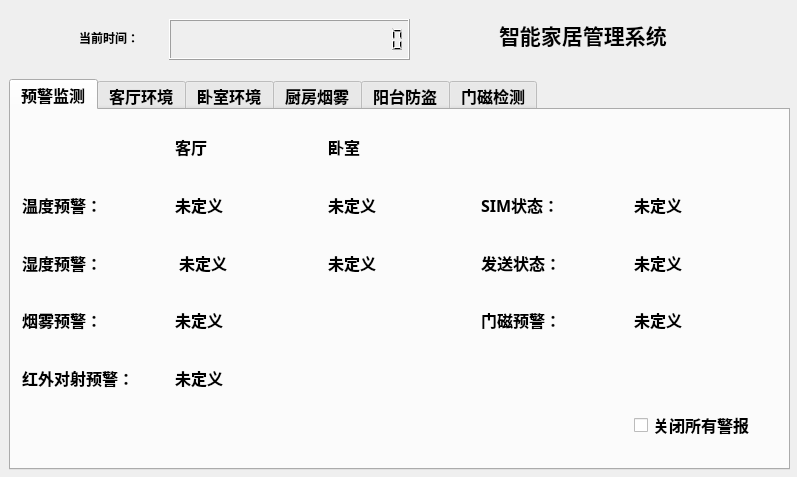
<?xml version="1.0" encoding="UTF-8"?>
<ui version="4.0">
 <class>myWidget</class>
 <widget class="QWidget" name="myWidget">
  <property name="geometry">
   <rect>
    <x>0</x>
    <y>0</y>
    <width>797</width>
    <height>477</height>
   </rect>
  </property>
  <property name="windowTitle">
   <string>myWidget</string>
  </property>
  <widget class="QFrame" name="frame">
   <property name="geometry">
    <rect>
     <x>9</x>
     <y>9</y>
     <width>781</width>
     <height>61</height>
    </rect>
   </property>
   <property name="styleSheet">
    <string notr="true">#frame{
border-image: url(:/images/40b1OOOPICbb.jpg);
}</string>
   </property>
   <property name="frameShape">
    <enum>QFrame::NoFrame</enum>
   </property>
   <property name="frameShadow">
    <enum>QFrame::Raised</enum>
   </property>
   <widget class="QLabel" name="label">
    <property name="geometry">
     <rect>
      <x>70</x>
      <y>20</y>
      <width>74</width>
      <height>18</height>
     </rect>
    </property>
    <property name="font">
     <font>
      <weight>75</weight>
      <bold>true</bold>
     </font>
    </property>
    <property name="text">
     <string>当前时间：</string>
    </property>
   </widget>
   <widget class="QLabel" name="label_2">
    <property name="geometry">
     <rect>
      <x>490</x>
      <y>10</y>
      <width>191</width>
      <height>31</height>
     </rect>
    </property>
    <property name="font">
     <font>
      <pointsize>16</pointsize>
      <weight>75</weight>
      <bold>true</bold>
     </font>
    </property>
    <property name="text">
     <string>智能家居管理系统</string>
    </property>
   </widget>
   <widget class="QLCDNumber" name="lcdNumber">
    <property name="geometry">
     <rect>
      <x>160</x>
      <y>10</y>
      <width>241</width>
      <height>41</height>
     </rect>
    </property>
    <property name="font">
     <font>
      <weight>75</weight>
      <bold>true</bold>
     </font>
    </property>
    <property name="midLineWidth">
     <number>0</number>
    </property>
    <property name="numDigits">
     <number>19</number>
    </property>
   </widget>
  </widget>
  <widget class="QFrame" name="frame_2">
   <property name="geometry">
    <rect>
     <x>9</x>
     <y>79</y>
     <width>781</width>
     <height>391</height>
    </rect>
   </property>
   <property name="frameShape">
    <enum>QFrame::NoFrame</enum>
   </property>
   <property name="frameShadow">
    <enum>QFrame::Raised</enum>
   </property>
   <widget class="QTabWidget" name="tabWidget">
    <property name="geometry">
     <rect>
      <x>0</x>
      <y>0</y>
      <width>781</width>
      <height>391</height>
     </rect>
    </property>
    <property name="font">
     <font>
      <pointsize>12</pointsize>
      <weight>75</weight>
      <bold>true</bold>
     </font>
    </property>
    <property name="styleSheet">
     <string notr="true"/>
    </property>
    <property name="currentIndex">
     <number>0</number>
    </property>
    <property name="iconSize">
     <size>
      <width>32</width>
      <height>32</height>
     </size>
    </property>
    <widget class="QWidget" name="tab">
     <attribute name="icon">
      <iconset resource="images/images.qrc">
       <normaloff>:/images/jingbao.jpg</normaloff>:/images/jingbao.jpg</iconset>
     </attribute>
     <attribute name="title">
      <string>预警监测</string>
     </attribute>
     <widget class="QFrame" name="frame_3">
      <property name="geometry">
       <rect>
        <x>0</x>
        <y>0</y>
        <width>781</width>
        <height>341</height>
       </rect>
      </property>
      <property name="styleSheet">
       <string notr="true">#frame_3{
	border-image: url(:/images/2012052412255329.jpg);
}</string>
      </property>
      <property name="frameShape">
       <enum>QFrame::NoFrame</enum>
      </property>
      <property name="frameShadow">
       <enum>QFrame::Raised</enum>
      </property>
      <layout class="QGridLayout" name="gridLayout">
       <item row="3" column="0">
        <widget class="QLabel" name="label_6">
         <property name="font">
          <font>
           <family>Agency FB</family>
           <pointsize>12</pointsize>
           <weight>75</weight>
           <bold>true</bold>
          </font>
         </property>
         <property name="text">
          <string>烟雾预警：</string>
         </property>
        </widget>
       </item>
       <item row="0" column="1">
        <widget class="QLabel" name="label_7">
         <property name="font">
          <font>
           <weight>75</weight>
           <bold>true</bold>
          </font>
         </property>
         <property name="text">
          <string>客厅</string>
         </property>
        </widget>
       </item>
       <item row="0" column="2">
        <widget class="QLabel" name="label_8">
         <property name="font">
          <font>
           <weight>75</weight>
           <bold>true</bold>
          </font>
         </property>
         <property name="text">
          <string>卧室</string>
         </property>
        </widget>
       </item>
       <item row="1" column="1">
        <widget class="QLabel" name="TemAlarmInflabel">
         <property name="font">
          <font>
           <family>Agency FB</family>
           <pointsize>12</pointsize>
           <weight>75</weight>
           <bold>true</bold>
          </font>
         </property>
         <property name="text">
          <string>未定义</string>
         </property>
        </widget>
       </item>
       <item row="1" column="2">
        <widget class="QLabel" name="TemAlarmInflabel2">
         <property name="font">
          <font>
           <family>Agency FB</family>
           <pointsize>12</pointsize>
           <weight>75</weight>
           <bold>true</bold>
          </font>
         </property>
         <property name="text">
          <string>未定义</string>
         </property>
        </widget>
       </item>
       <item row="1" column="3">
        <widget class="QLabel" name="SIMlabel">
         <property name="font">
          <font>
           <family>Agency FB</family>
           <pointsize>12</pointsize>
           <weight>75</weight>
           <bold>true</bold>
          </font>
         </property>
         <property name="text">
          <string>SIM状态：</string>
         </property>
        </widget>
       </item>
       <item row="1" column="4">
        <widget class="QLabel" name="state_sim">
         <property name="font">
          <font>
           <family>Agency FB</family>
           <pointsize>12</pointsize>
           <weight>75</weight>
           <bold>true</bold>
          </font>
         </property>
         <property name="text">
          <string>未定义</string>
         </property>
        </widget>
       </item>
       <item row="2" column="0">
        <widget class="QLabel" name="label_4">
         <property name="font">
          <font>
           <family>Agency FB</family>
           <pointsize>12</pointsize>
           <weight>75</weight>
           <bold>true</bold>
          </font>
         </property>
         <property name="text">
          <string>湿度预警：</string>
         </property>
        </widget>
       </item>
       <item row="2" column="1">
        <widget class="QLabel" name="HumAlarmInflabel">
         <property name="font">
          <font>
           <family>Agency FB</family>
           <pointsize>12</pointsize>
           <weight>75</weight>
           <bold>true</bold>
          </font>
         </property>
         <property name="text">
          <string> 未定义</string>
         </property>
        </widget>
       </item>
       <item row="2" column="2">
        <widget class="QLabel" name="HumAlarmInflabel2">
         <property name="font">
          <font>
           <family>Agency FB</family>
           <pointsize>12</pointsize>
           <weight>75</weight>
           <bold>true</bold>
          </font>
         </property>
         <property name="text">
          <string>未定义</string>
         </property>
        </widget>
       </item>
       <item row="2" column="3">
        <widget class="QLabel" name="sendstatelabel">
         <property name="font">
          <font>
           <family>Agency FB</family>
           <pointsize>12</pointsize>
           <weight>75</weight>
           <bold>true</bold>
          </font>
         </property>
         <property name="text">
          <string>发送状态：</string>
         </property>
        </widget>
       </item>
       <item row="2" column="4">
        <widget class="QLabel" name="send_msg">
         <property name="font">
          <font>
           <family>Agency FB</family>
           <pointsize>12</pointsize>
           <weight>75</weight>
           <bold>true</bold>
          </font>
         </property>
         <property name="text">
          <string>未定义</string>
         </property>
        </widget>
       </item>
       <item row="3" column="1">
        <widget class="QLabel" name="SmogAlarmInflabel">
         <property name="font">
          <font>
           <family>Agency FB</family>
           <pointsize>12</pointsize>
           <weight>75</weight>
           <bold>true</bold>
          </font>
         </property>
         <property name="text">
          <string>未定义</string>
         </property>
        </widget>
       </item>
       <item row="4" column="0">
        <widget class="QLabel" name="label_5">
         <property name="font">
          <font>
           <family>Agency FB</family>
           <pointsize>12</pointsize>
           <weight>75</weight>
           <bold>true</bold>
          </font>
         </property>
         <property name="text">
          <string>红外对射预警：</string>
         </property>
        </widget>
       </item>
       <item row="5" column="4">
        <widget class="QCheckBox" name="closeAllAlarmCheckBox">
         <property name="font">
          <font>
           <family>Agency FB</family>
           <pointsize>12</pointsize>
           <weight>75</weight>
           <bold>true</bold>
          </font>
         </property>
         <property name="text">
          <string>关闭所有警报</string>
         </property>
        </widget>
       </item>
       <item row="4" column="1">
        <widget class="QLabel" name="IrdaAlarmInflabel">
         <property name="font">
          <font>
           <family>Agency FB</family>
           <pointsize>12</pointsize>
           <weight>75</weight>
           <bold>true</bold>
          </font>
         </property>
         <property name="text">
          <string>未定义</string>
         </property>
        </widget>
       </item>
       <item row="3" column="3">
        <widget class="QLabel" name="label_11">
         <property name="font">
          <font>
           <family>Agency FB</family>
           <pointsize>12</pointsize>
           <weight>75</weight>
           <bold>true</bold>
          </font>
         </property>
         <property name="text">
          <string>门磁预警：</string>
         </property>
        </widget>
       </item>
       <item row="3" column="4">
        <widget class="QLabel" name="IntAlarmInflabel">
         <property name="font">
          <font>
           <family>Agency FB</family>
           <pointsize>12</pointsize>
           <weight>75</weight>
           <bold>true</bold>
          </font>
         </property>
         <property name="text">
          <string>未定义</string>
         </property>
        </widget>
       </item>
       <item row="1" column="0">
        <widget class="QLabel" name="label_3">
         <property name="font">
          <font>
           <family>Agency FB</family>
           <pointsize>12</pointsize>
           <weight>75</weight>
           <bold>true</bold>
          </font>
         </property>
         <property name="text">
          <string>温度预警：</string>
         </property>
        </widget>
       </item>
      </layout>
     </widget>
    </widget>
    <widget class="QWidget" name="tab_2">
     <attribute name="icon">
      <iconset resource="images/images.qrc">
       <normaloff>:/images/keting.png</normaloff>:/images/keting.png</iconset>
     </attribute>
     <attribute name="title">
      <string>客厅环境</string>
     </attribute>
     <widget class="QFrame" name="frame_4">
      <property name="geometry">
       <rect>
        <x>0</x>
        <y>0</y>
        <width>781</width>
        <height>361</height>
       </rect>
      </property>
      <property name="styleSheet">
       <string notr="true">#frame_4{
	border-image: url(:/images/2267807_180803075_2.jpg);
}</string>
      </property>
      <property name="frameShape">
       <enum>QFrame::NoFrame</enum>
      </property>
      <property name="frameShadow">
       <enum>QFrame::Raised</enum>
      </property>
      <widget class="QwtThermo" name="Thermo">
       <property name="geometry">
        <rect>
         <x>180</x>
         <y>20</y>
         <width>71</width>
         <height>191</height>
        </rect>
       </property>
       <property name="alarmColor">
        <color>
         <red>255</red>
         <green>0</green>
         <blue>0</blue>
        </color>
       </property>
       <property name="alarmEnabled">
        <bool>true</bool>
       </property>
       <property name="alarmLevel">
        <double>30.000000000000000</double>
       </property>
       <property name="scalePosition">
        <enum>QwtThermo::LeftScale</enum>
       </property>
       <property name="borderWidth">
        <number>2</number>
       </property>
       <property name="maxValue">
        <double>40.000000000000000</double>
       </property>
       <property name="minValue">
        <double>-10.000000000000000</double>
       </property>
       <property name="pipeWidth">
        <number>16</number>
       </property>
       <property name="value">
        <double>9.000000000000000</double>
       </property>
      </widget>
      <widget class="QLabel" name="TemAlarmlabel">
       <property name="geometry">
        <rect>
         <x>30</x>
         <y>240</y>
         <width>96</width>
         <height>19</height>
        </rect>
       </property>
       <property name="font">
        <font>
         <family>Agency FB</family>
         <pointsize>12</pointsize>
         <weight>75</weight>
         <bold>true</bold>
        </font>
       </property>
       <property name="text">
        <string>预警调节</string>
       </property>
      </widget>
      <widget class="QSlider" name="TemAlarmSlider1">
       <property name="geometry">
        <rect>
         <x>130</x>
         <y>240</y>
         <width>181</width>
         <height>21</height>
        </rect>
       </property>
       <property name="minimum">
        <number>-10</number>
       </property>
       <property name="maximum">
        <number>40</number>
       </property>
       <property name="orientation">
        <enum>Qt::Horizontal</enum>
       </property>
      </widget>
      <widget class="QLCDNumber" name="TempLcdNumber">
       <property name="geometry">
        <rect>
         <x>90</x>
         <y>60</y>
         <width>71</width>
         <height>31</height>
        </rect>
       </property>
       <property name="font">
        <font>
         <family>Agency FB</family>
         <pointsize>12</pointsize>
         <weight>75</weight>
         <bold>true</bold>
        </font>
       </property>
      </widget>
      <widget class="QLCDNumber" name="TemAlarmlcdNumber1">
       <property name="geometry">
        <rect>
         <x>90</x>
         <y>140</y>
         <width>71</width>
         <height>31</height>
        </rect>
       </property>
       <property name="font">
        <font>
         <family>Agency FB</family>
         <pointsize>12</pointsize>
         <weight>75</weight>
         <bold>true</bold>
        </font>
       </property>
      </widget>
      <widget class="QLabel" name="label_9">
       <property name="geometry">
        <rect>
         <x>10</x>
         <y>70</y>
         <width>66</width>
         <height>17</height>
        </rect>
       </property>
       <property name="text">
        <string>当前温度</string>
       </property>
      </widget>
      <widget class="QLabel" name="label_10">
       <property name="geometry">
        <rect>
         <x>10</x>
         <y>150</y>
         <width>66</width>
         <height>17</height>
        </rect>
       </property>
       <property name="text">
        <string>报警温度</string>
       </property>
      </widget>
      <widget class="QLabel" name="label_14">
       <property name="geometry">
        <rect>
         <x>330</x>
         <y>70</y>
         <width>66</width>
         <height>17</height>
        </rect>
       </property>
       <property name="text">
        <string>当前湿度</string>
       </property>
      </widget>
      <widget class="QLCDNumber" name="HumLcdNumber">
       <property name="geometry">
        <rect>
         <x>420</x>
         <y>70</y>
         <width>71</width>
         <height>31</height>
        </rect>
       </property>
       <property name="font">
        <font>
         <family>Agency FB</family>
         <pointsize>12</pointsize>
         <weight>75</weight>
         <bold>true</bold>
        </font>
       </property>
      </widget>
      <widget class="QwtThermo" name="Thermo_3">
       <property name="geometry">
        <rect>
         <x>490</x>
         <y>20</y>
         <width>81</width>
         <height>191</height>
        </rect>
       </property>
       <property name="alarmColor">
        <color>
         <red>255</red>
         <green>0</green>
         <blue>0</blue>
        </color>
       </property>
       <property name="alarmEnabled">
        <bool>true</bool>
       </property>
       <property name="alarmLevel">
        <double>14.000000000000000</double>
       </property>
       <property name="maxValue">
        <double>100.000000000000000</double>
       </property>
       <property name="pipeWidth">
        <number>16</number>
       </property>
       <property name="value">
        <double>56.000000000000000</double>
       </property>
      </widget>
      <widget class="QLabel" name="label_13">
       <property name="geometry">
        <rect>
         <x>330</x>
         <y>150</y>
         <width>66</width>
         <height>17</height>
        </rect>
       </property>
       <property name="text">
        <string>报警湿度</string>
       </property>
      </widget>
      <widget class="QLCDNumber" name="HumAlarmlcdNumber1">
       <property name="geometry">
        <rect>
         <x>420</x>
         <y>140</y>
         <width>71</width>
         <height>31</height>
        </rect>
       </property>
       <property name="font">
        <font>
         <family>Agency FB</family>
         <pointsize>12</pointsize>
         <weight>75</weight>
         <bold>true</bold>
        </font>
       </property>
      </widget>
      <widget class="QwtSlider" name="Slider_3">
       <property name="geometry">
        <rect>
         <x>400</x>
         <y>240</y>
         <width>211</width>
         <height>26</height>
        </rect>
       </property>
       <property name="scalePosition">
        <enum>QwtSlider::NoScale</enum>
       </property>
       <property name="thumbWidth">
        <number>20</number>
       </property>
      </widget>
     </widget>
    </widget>
    <widget class="QWidget" name="tab_3">
     <attribute name="icon">
      <iconset resource="images/images.qrc">
       <normaloff>:/images/woshi.jpg</normaloff>:/images/woshi.jpg</iconset>
     </attribute>
     <attribute name="title">
      <string>卧室环境</string>
     </attribute>
     <widget class="QFrame" name="frame_5">
      <property name="geometry">
       <rect>
        <x>0</x>
        <y>0</y>
        <width>781</width>
        <height>361</height>
       </rect>
      </property>
      <property name="styleSheet">
       <string notr="true">#frame_5{
	border-image: url(:/images/1106291534578206.jpg);
}</string>
      </property>
      <property name="frameShape">
       <enum>QFrame::NoFrame</enum>
      </property>
      <property name="frameShadow">
       <enum>QFrame::Raised</enum>
      </property>
      <widget class="QwtSlider" name="Slider_4">
       <property name="geometry">
        <rect>
         <x>380</x>
         <y>240</y>
         <width>231</width>
         <height>26</height>
        </rect>
       </property>
       <property name="thumbLength">
        <number>31</number>
       </property>
       <property name="thumbWidth">
        <number>20</number>
       </property>
      </widget>
      <widget class="QLabel" name="TemAlarmlabel_2">
       <property name="geometry">
        <rect>
         <x>40</x>
         <y>240</y>
         <width>96</width>
         <height>19</height>
        </rect>
       </property>
       <property name="font">
        <font>
         <family>Agency FB</family>
         <pointsize>12</pointsize>
         <weight>75</weight>
         <bold>true</bold>
        </font>
       </property>
       <property name="text">
        <string>预警调节</string>
       </property>
      </widget>
      <widget class="QwtThermo" name="Thermo_4">
       <property name="geometry">
        <rect>
         <x>640</x>
         <y>20</y>
         <width>81</width>
         <height>191</height>
        </rect>
       </property>
       <property name="alarmColor">
        <color>
         <red>255</red>
         <green>0</green>
         <blue>0</blue>
        </color>
       </property>
       <property name="alarmEnabled">
        <bool>true</bool>
       </property>
       <property name="alarmLevel">
        <double>40.000000000000000</double>
       </property>
       <property name="scalePosition">
        <enum>QwtThermo::RightScale</enum>
       </property>
       <property name="maxValue">
        <double>100.000000000000000</double>
       </property>
       <property name="pipeWidth">
        <number>16</number>
       </property>
       <property name="value">
        <double>17.000000000000000</double>
       </property>
      </widget>
      <widget class="QLCDNumber" name="HumLcdNumber2">
       <property name="geometry">
        <rect>
         <x>510</x>
         <y>50</y>
         <width>71</width>
         <height>31</height>
        </rect>
       </property>
       <property name="font">
        <font>
         <family>Agency FB</family>
         <pointsize>12</pointsize>
         <weight>75</weight>
         <bold>true</bold>
        </font>
       </property>
      </widget>
      <widget class="QLCDNumber" name="HumAlarmlcdNumber2">
       <property name="geometry">
        <rect>
         <x>510</x>
         <y>120</y>
         <width>71</width>
         <height>31</height>
        </rect>
       </property>
       <property name="font">
        <font>
         <family>Agency FB</family>
         <pointsize>12</pointsize>
         <weight>75</weight>
         <bold>true</bold>
        </font>
       </property>
      </widget>
      <widget class="QLabel" name="label_15">
       <property name="geometry">
        <rect>
         <x>420</x>
         <y>60</y>
         <width>66</width>
         <height>17</height>
        </rect>
       </property>
       <property name="text">
        <string>当前湿度</string>
       </property>
      </widget>
      <widget class="QLabel" name="label_16">
       <property name="geometry">
        <rect>
         <x>420</x>
         <y>130</y>
         <width>66</width>
         <height>17</height>
        </rect>
       </property>
       <property name="text">
        <string>报警湿度</string>
       </property>
      </widget>
      <widget class="QLCDNumber" name="TempLcdNumber2">
       <property name="geometry">
        <rect>
         <x>150</x>
         <y>40</y>
         <width>71</width>
         <height>31</height>
        </rect>
       </property>
       <property name="font">
        <font>
         <family>Agency FB</family>
         <pointsize>12</pointsize>
         <weight>75</weight>
         <bold>true</bold>
        </font>
       </property>
      </widget>
      <widget class="QLabel" name="label_18">
       <property name="geometry">
        <rect>
         <x>70</x>
         <y>50</y>
         <width>66</width>
         <height>17</height>
        </rect>
       </property>
       <property name="text">
        <string>当前温度</string>
       </property>
      </widget>
      <widget class="QLCDNumber" name="TemAlarmlcdNumber2">
       <property name="geometry">
        <rect>
         <x>150</x>
         <y>140</y>
         <width>71</width>
         <height>31</height>
        </rect>
       </property>
       <property name="font">
        <font>
         <family>Agency FB</family>
         <pointsize>12</pointsize>
         <weight>75</weight>
         <bold>true</bold>
        </font>
       </property>
      </widget>
      <widget class="QwtThermo" name="Thermo_2">
       <property name="geometry">
        <rect>
         <x>250</x>
         <y>30</y>
         <width>91</width>
         <height>191</height>
        </rect>
       </property>
       <property name="alarmColor">
        <color>
         <red>255</red>
         <green>0</green>
         <blue>0</blue>
        </color>
       </property>
       <property name="alarmEnabled">
        <bool>true</bool>
       </property>
       <property name="alarmLevel">
        <double>16.000000000000000</double>
       </property>
       <property name="scalePosition">
        <enum>QwtThermo::RightScale</enum>
       </property>
       <property name="borderWidth">
        <number>2</number>
       </property>
       <property name="maxValue">
        <double>40.000000000000000</double>
       </property>
       <property name="minValue">
        <double>-10.000000000000000</double>
       </property>
       <property name="pipeWidth">
        <number>16</number>
       </property>
       <property name="value">
        <double>27.000000000000000</double>
       </property>
      </widget>
      <widget class="QLabel" name="label_17">
       <property name="geometry">
        <rect>
         <x>70</x>
         <y>150</y>
         <width>66</width>
         <height>17</height>
        </rect>
       </property>
       <property name="text">
        <string>报警温度</string>
       </property>
      </widget>
      <widget class="QSlider" name="TemAlarmSlider2">
       <property name="geometry">
        <rect>
         <x>120</x>
         <y>240</y>
         <width>171</width>
         <height>21</height>
        </rect>
       </property>
       <property name="minimum">
        <number>-10</number>
       </property>
       <property name="maximum">
        <number>40</number>
       </property>
       <property name="sliderPosition">
        <number>0</number>
       </property>
       <property name="orientation">
        <enum>Qt::Horizontal</enum>
       </property>
      </widget>
     </widget>
    </widget>
    <widget class="QWidget" name="tab_4">
     <attribute name="icon">
      <iconset resource="images/images.qrc">
       <normaloff>:/images/chufang.jpg</normaloff>:/images/chufang.jpg</iconset>
     </attribute>
     <attribute name="title">
      <string>厨房烟雾</string>
     </attribute>
     <widget class="QFrame" name="frame_6">
      <property name="geometry">
       <rect>
        <x>0</x>
        <y>0</y>
        <width>781</width>
        <height>401</height>
       </rect>
      </property>
      <property name="styleSheet">
       <string notr="true">#frame_6
{
	border-image: url(:/images/512ed54b0e7c404fa60b13503c889be3e0a3.jpg);
}</string>
      </property>
      <property name="frameShape">
       <enum>QFrame::NoFrame</enum>
      </property>
      <property name="frameShadow">
       <enum>QFrame::Raised</enum>
      </property>
      <widget class="QLabel" name="SmogStatelabel">
       <property name="geometry">
        <rect>
         <x>410</x>
         <y>70</y>
         <width>61</width>
         <height>31</height>
        </rect>
       </property>
       <property name="font">
        <font>
         <family>Agency FB</family>
         <pointsize>12</pointsize>
         <weight>75</weight>
         <bold>true</bold>
        </font>
       </property>
       <property name="text">
        <string>未定义</string>
       </property>
      </widget>
      <widget class="QLabel" name="Smoglabel">
       <property name="geometry">
        <rect>
         <x>320</x>
         <y>70</y>
         <width>61</width>
         <height>31</height>
        </rect>
       </property>
       <property name="font">
        <font>
         <family>Agency FB</family>
         <pointsize>12</pointsize>
         <weight>75</weight>
         <bold>true</bold>
        </font>
       </property>
       <property name="text">
        <string>烟雾</string>
       </property>
      </widget>
     </widget>
    </widget>
    <widget class="QWidget" name="tab_5">
     <attribute name="icon">
      <iconset resource="images/images.qrc">
       <normaloff>:/images/12212.jpg</normaloff>:/images/12212.jpg</iconset>
     </attribute>
     <attribute name="title">
      <string>阳台防盗</string>
     </attribute>
     <widget class="QFrame" name="frame_7">
      <property name="geometry">
       <rect>
        <x>0</x>
        <y>0</y>
        <width>781</width>
        <height>341</height>
       </rect>
      </property>
      <property name="styleSheet">
       <string notr="true">#frame_7{
border-image: url(:/images/1348966782.1694587446.jpg);
}</string>
      </property>
      <property name="frameShape">
       <enum>QFrame::NoFrame</enum>
      </property>
      <property name="frameShadow">
       <enum>QFrame::Raised</enum>
      </property>
      <widget class="QLabel" name="IrdaStatelabel">
       <property name="geometry">
        <rect>
         <x>410</x>
         <y>30</y>
         <width>121</width>
         <height>41</height>
        </rect>
       </property>
       <property name="font">
        <font>
         <family>Agency FB</family>
         <pointsize>12</pointsize>
         <weight>75</weight>
         <bold>true</bold>
        </font>
       </property>
       <property name="text">
        <string>未定义</string>
       </property>
      </widget>
      <widget class="QLabel" name="Irdalabel">
       <property name="geometry">
        <rect>
         <x>310</x>
         <y>30</y>
         <width>81</width>
         <height>41</height>
        </rect>
       </property>
       <property name="font">
        <font>
         <family>Agency FB</family>
         <pointsize>12</pointsize>
         <weight>75</weight>
         <bold>true</bold>
        </font>
       </property>
       <property name="text">
        <string>红外对射</string>
       </property>
      </widget>
     </widget>
    </widget>
    <widget class="QWidget" name="tab_6">
     <attribute name="icon">
      <iconset resource="images/images.qrc">
       <normaloff>:/images/door.png</normaloff>:/images/door.png</iconset>
     </attribute>
     <attribute name="title">
      <string>门磁检测</string>
     </attribute>
     <widget class="QFrame" name="frame_8">
      <property name="geometry">
       <rect>
        <x>-10</x>
        <y>-10</y>
        <width>791</width>
        <height>391</height>
       </rect>
      </property>
      <property name="styleSheet">
       <string notr="true">#frame_8
{border-image: url(:/images/u28911371712301632223fm56.jpg);}</string>
      </property>
      <property name="frameShape">
       <enum>QFrame::NoFrame</enum>
      </property>
      <property name="frameShadow">
       <enum>QFrame::Raised</enum>
      </property>
      <widget class="QLabel" name="label_12">
       <property name="geometry">
        <rect>
         <x>430</x>
         <y>60</y>
         <width>66</width>
         <height>17</height>
        </rect>
       </property>
       <property name="font">
        <font>
         <weight>75</weight>
         <bold>true</bold>
        </font>
       </property>
       <property name="text">
        <string>门磁</string>
       </property>
      </widget>
      <widget class="QLabel" name="IntStatelabel">
       <property name="geometry">
        <rect>
         <x>500</x>
         <y>60</y>
         <width>66</width>
         <height>17</height>
        </rect>
       </property>
       <property name="font">
        <font>
         <weight>75</weight>
         <bold>true</bold>
        </font>
       </property>
       <property name="text">
        <string>未定义</string>
       </property>
      </widget>
     </widget>
    </widget>
   </widget>
  </widget>
 </widget>
 <layoutdefault spacing="6" margin="11"/>
 <customwidgets>
  <customwidget>
   <class>QwtSlider</class>
   <extends>QWidget</extends>
   <header>qwt_slider.h</header>
  </customwidget>
  <customwidget>
   <class>QwtThermo</class>
   <extends>QWidget</extends>
   <header>qwt_thermo.h</header>
  </customwidget>
 </customwidgets>
 <resources>
  <include location="images/images.qrc"/>
 </resources>
 <connections/>
</ui>
